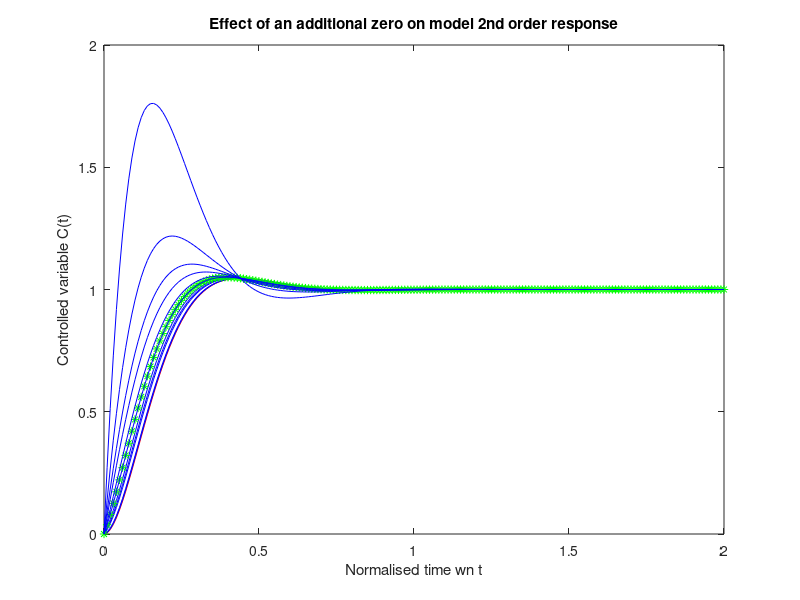

MATLAB code to generate this figure:
% ZERO2ND - 2nd Order response with a zero

echo on
clf
wn = 10;
zeta = 0.7;
t = 0:0.01:2;
s = tf('s');
Tc = tf(1/((s/wn)^2 + 2*zeta*(s/wn) + 1))
[c]=step(Tc,t);
plot(t,c,'r-')
title('Effect of an additional zero on model 2nd order response')
ylabel('Controlled variable C(t)')
xlabel('Normalised time wn t')
hold on
for alpha = [100,50,10,8,6,4,3,2,1.5,1,0.5]

   T2 = tf((s/(alpha*zeta*wn)+1)/((s/wn)^2 + 2*zeta*(s/wn) + 1));
   [c,t]=step(T2,t);
   if (alpha == 4)
      plot(t,c,'g*')
   end
   plot(t,c,'b-')
end
